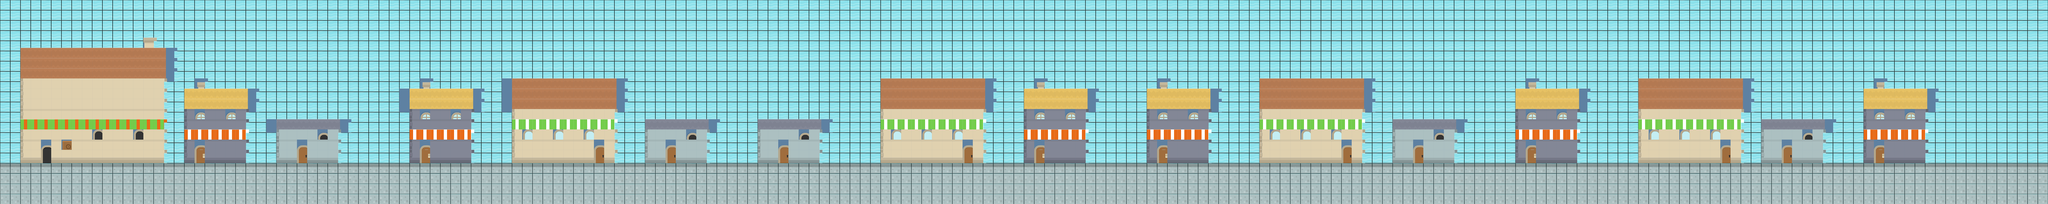

Rendered tile map (Tiled .tmx) drawn with the repository's tilesets; below, a short description and the map source with its tile grids summarised:
An orthogonal 200x20 tile map with 32x32 px tiles, 2 tile layers (bg, ground), 2 tilesets.

<map version="1.2" tiledversion="1.3.2" orientation="orthogonal" renderorder="right-down" compressionlevel="-1" width="200" height="20" tilewidth="32" tileheight="32" infinite="0" nextlayerid="8" nextobjectid="1">
 <tileset firstgid="1" name="default" tilewidth="32" tileheight="32" spacing="4" tilecount="216" columns="18">
  <image source="../tiles/default.png" trans="000000" width="644" height="428" />
 </tileset>
 <tileset firstgid="217" name="city" tilewidth="42" tileheight="42" spacing="6" tilecount="91" columns="13">
  <image source="../tiles/city.png" trans="000000" width="618" height="330" />
 </tileset>
 <layer id="1" name="bg" width="200" height="20">
  <data>[4000 cells, 4000 non-empty, 50 distinct tile ids]</data>
 </layer>
 <layer id="3" name="ground" width="200" height="20">
  <data>[4000 cells, 800 non-empty, 2 distinct tile ids]</data>
 </layer>
</map>